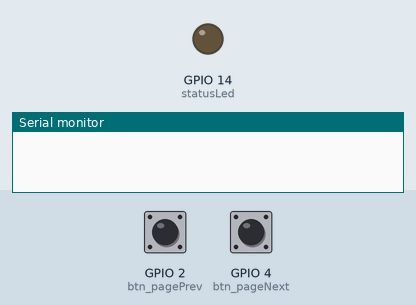
Recording of a sketch running on a simulated ESP32. Shown: output pins drawn as LEDs (lit = HIGH), the last lines printed to the serial monitor. Dashed ring = blinking. The inputs (shaded band) are chosen by the test bench; at power-on: GPIO 2 (btn_pagePrev) LOW, GPIO 4 (btn_pageNext) LOW. USB keyboard and mouse output is not drawn.

Above: at 1.2 s.
1.3 s: GPIO 2 (btn_pagePrev) pulled HIGH for 1 s
At 1.65 s:
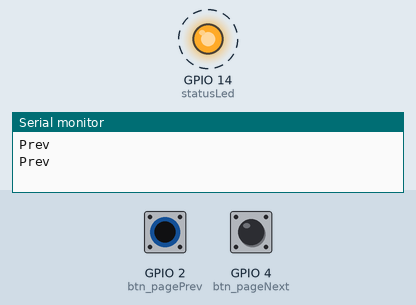
4.3 s: GPIO 4 (btn_pageNext) pulled HIGH for 3.2 s
At 8.1 s:
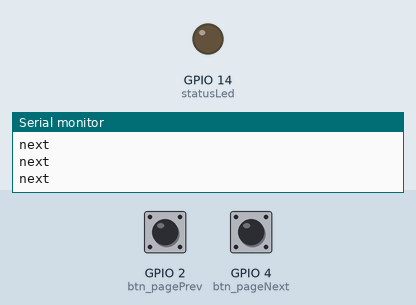
9.0 s: GPIO 2 (btn_pagePrev) pulled HIGH for 3.2 s
At 9.2 s:
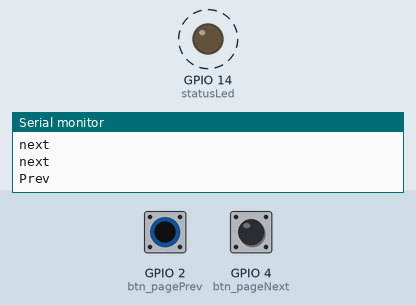
Timing chart, 0 to 13.6 s (numbered marks = the images above; inputs shaded):
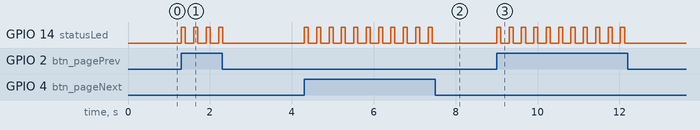

The sketch:

pageTurner.ino
```cpp
#include <BleKeyboard.h>

const int timeInterval = 200;

const int statusLed = 14; //status led pin
const int btn_pageNext = 4;
const int btn_pagePrev = 2;
/**
 * this keys are illustrated in arduino "keyboard" library.
 * check them out on this site.
 * https://www.arduino.cc/reference/en/language/functions/usb/keyboard/keyboardmodifiers/
 *
 *
 * i use app "ScorePDF" on ipad os.
 * this app's protocol follow this on below
 * --------
 * pageUp, leftArrowKey, upArrowKey -> move prev page.
 * pageDown, rightArrowKey, downArrowKey -> move next page.
 *
 * source : https://enoiu.com/en/app/scorepdf/
 * --------
 *
 *
 *
 * led status on below
 * ---------
 * blinking fast -> not connected
 * off -> connected
 * blink once -> pressed
 * ---------
 *  - dev -
 */


BleKeyboard bleKeyBoard("TurnerPedal", "OK-d", 100);

int criteriaTime = 0;


void setup(){

  pinMode(statusLed, OUTPUT);

  bleKeyBoard.begin();
  Serial.begin(115200);

  criteriaTime = millis();
 }


void turnNext(){ //send a command means "pageDown"
  bleKeyBoard.write(KEY_PAGE_DOWN);
}

void turnPrev(){ //send a command means "pageUp"
  bleKeyBoard.write(KEY_PAGE_UP );
}

void led_blinking(){ //blinking led while waitng connect, !! use delay 300ms(0.3s) !!
  digitalWrite(statusLed, HIGH);
  delay(150);
  digitalWrite(statusLed, LOW);
  delay(150);
}

void led_pop(){ //blink led once for display pressed, !! use delay 100ms (0.1s) !!
  digitalWrite(statusLed, HIGH);
  delay(100);
  digitalWrite(statusLed, LOW);
}


void loop(){

  while(!bleKeyBoard.isConnected()){
    led_blinking();
  } //loop while connected, function "blinking" delays 1000ms (1s)

  if(millis() >= criteriaTime + timeInterval){


    if(digitalRead(btn_pageNext)){
      Serial.println("next");
      turnNext();
      led_pop();
      criteriaTime = millis();
    }
    else if(digitalRead(btn_pagePrev)){
      Serial.println("Prev");
      turnPrev();
      led_pop();
      criteriaTime = millis();
      }


  }

}
```

Measured:
- after the input at 1.3 s, GPIO 14 (statusLed): alternates HIGH for 0.10 s and LOW for 0.20 s, 8 changes in all, then stays LOW, starting at once
- after the input at 4.3 s, GPIO 14 (statusLed): alternates HIGH for 0.10 s and LOW for 0.20 s, 22 changes in all, then stays LOW, starting at once
- after the input at 9.0 s, GPIO 14 (statusLed): alternates HIGH for 0.10 s and LOW for 0.20 s, 22 changes in all, then stays LOW, starting at once
